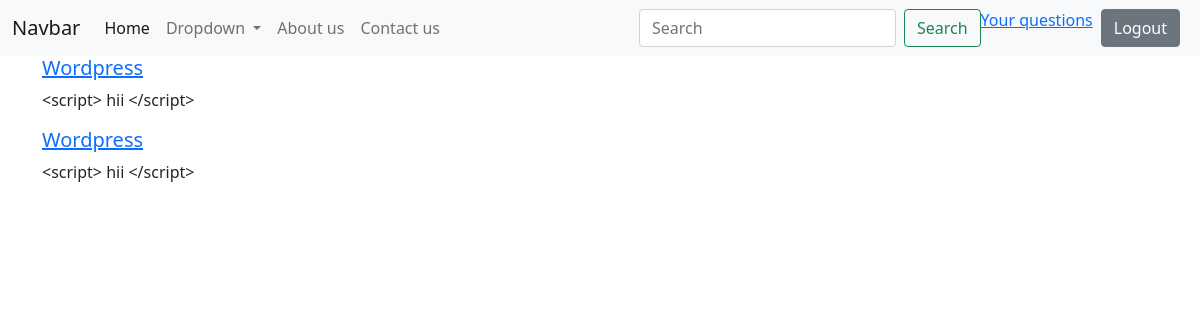
/questions.php (signed in), run on the app's committed database.
### tables this page shows
CREATE TABLE `thread` (
  `thread_id` int NOT NULL AUTO_INCREMENT,
  `thread_title` varchar(50) DEFAULT NULL,
  `thread_desc` text,
  `thread_cat_id` int DEFAULT NULL,
  `user_id` int NOT NULL,
  PRIMARY KEY (`thread_id`),
  FULLTEXT KEY `thread_title` (`thread_title`,`thread_desc`)
);

### questions.php (the view, shortened to what this page needs)
<!doctype html>
<html lang="en">
  <head>
    <link href="https://cdn.jsdelivr.net/npm/bootstrap@5.0.0-beta2/dist/css/bootstrap.min.css" rel="stylesheet">
  </head>
  <body>
    <?php include "header.php";
        include "database_connection.php";
    ?>
    <?php
    $id=$_SESSION['userid'];
    $sql= "select * from thread where user_id= '$id'";
    $result=mysqli_query($con,$sql);
    while($row= mysqli_fetch_assoc($result)){
        $id=$row['thread_id'];
    echo '<div class="container"><div class="media">
    <div class="media-body">
        <h5 class="mt-0"><a href= "/forum_website/thread.php/?threadid='.$id.'"> '. $row['thread_title'] .'</a></h5>
        <p>'.$row['thread_desc'].'</p>
    </div>
</div>
</div>
';
    }
    ?>
  </body>
</html>

### data on the page
thread: thread_title "Wordpress", thread_desc "<script> hii </script>"
thread: thread_title "Wordpress", thread_desc "<script> hii </script>"
